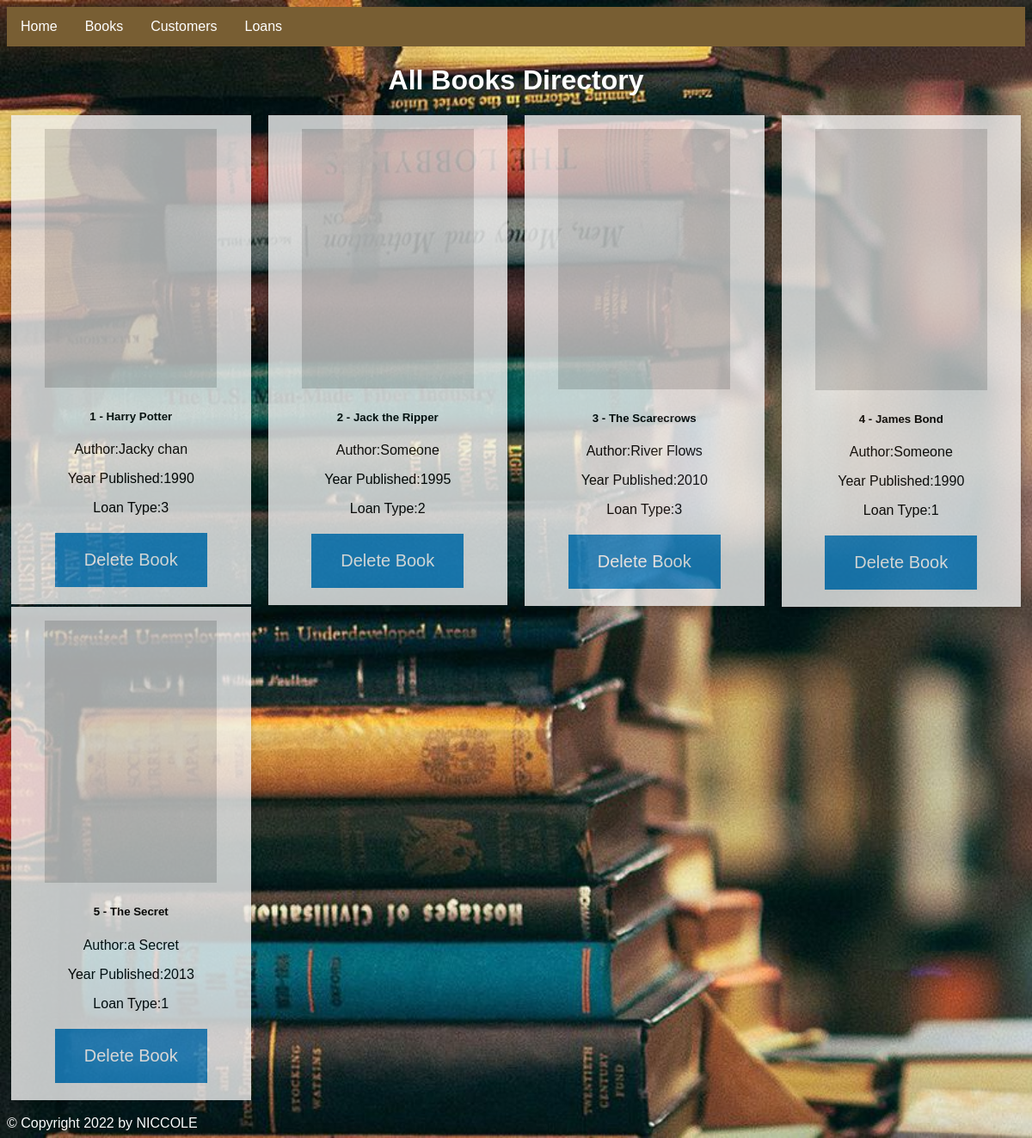
The page /books/ on the database its author committed.
### app.py (models this page shows, shortened)
class Books(db.Model):
    id = db.Column(db.Integer, primary_key=True)
    bookName = db.Column(db.String(80), nullable=False)
    author = db.Column(db.String(50), nullable=False)
    yearPublished = db.Column(db.Integer, nullable=False)
    Type = db.Column(db.Integer, nullable=False)
    book_loans = db.relationship('Loans', backref='books', lazy=True)

### app.py (the view)
@app.route("/books/")
def all_books():
    return render_template('allBooks.html', book_list = Books.query.all())

### templates/allBooks.html
{% extends "layout.html" %}
{% block content %}
<h1 class="h1DisplayALL">All Books Directory</h1>
<div class="row row-cols-1 row-cols-md-2 g-4">
{% for book in book_list %}
<div class="column">
    <div class="card">
      <img src="https://picsum.photos/200/30{{book.id}}" class="card-img-top">
      <div class="card-body">
        <h5 class="card-title">{{book.id}} - {{book.bookName}}</h5>
        <p class="card-text">Author:{{book.author}}</p>
        <p class="card-text">Year Published:{{book.yearPublished}}</p>
        <p class="card-text">Loan Type:{{book.Type}}</p>
        <a class ="button" href="/deletebook/{{book.id}}">Delete Book</a>
      </div>
    </div>
  </div>
  {% endfor %}
</div>
{% endblock %}

### templates/layout.html (style rules this page uses)
* { box-sizing: border-box; }
body { font-family: Arial, Helvetica, sans-serif; background-image: url(/static/books.jpg); background-size: cover; }
.column { float: left; width: 25%; padding: 0 10px; }
.row { margin: 0 -5px; }
.row:after { content: ""; display: table; clear: both; }
.card { box-shadow: 0 4px 8px 0 rgba(0, 0, 0, 0.2); padding: 16px; text-align: center; background-color: #f1f1f1; opacity: 0.8; }
.button { background-color: #1c87c9; border: none; color: white; padding: 20px 34px; text-align: center; text-decoration: none; display: inline-block; font-size: 20px; margin: 4px 2px; cursor: pointer; }
.h1DisplayALL { color: rgb(255, 255, 255); text-align: center; font-family: Arial, Helvetica, sans-serif; }

### rows shown on the page
Books: id "1", bookName "Harry Potter", author "Jacky chan", yearPublished "1990", Type "3"
Books: id "2", bookName "Jack the Ripper", author "Someone", yearPublished "1995", Type "2"
Books: id "3", bookName "The Scarecrows", author "River Flows", yearPublished "2010", Type "3"
Books: id "4", bookName "James Bond", author "Someone", yearPublished "1990", Type "1"
Books: id "5", bookName "The Secret", author "a Secret", yearPublished "2013", Type "1"
